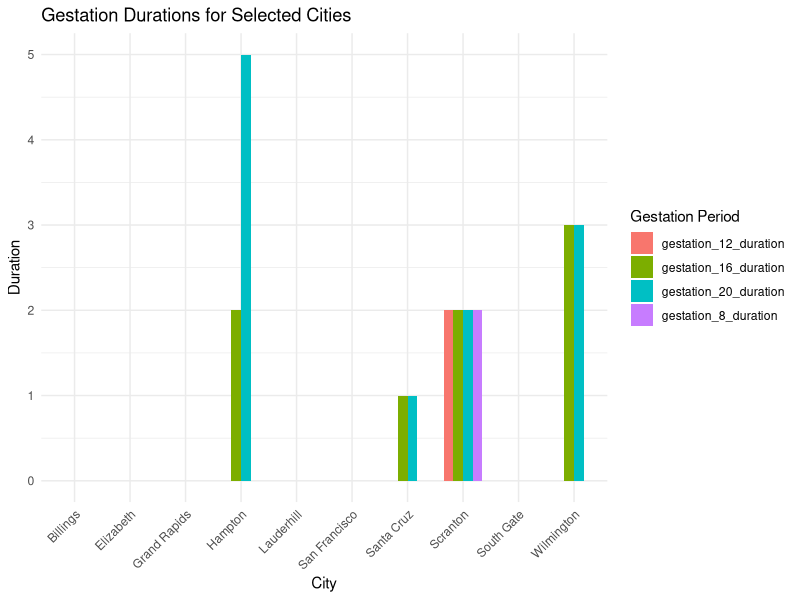

Generate this figure with R:
my_data <- read.csv("cities.csv")

# Load necessary libraries
install.packages("ggplot2")  # Install ggplot2 if you haven't already
library(ggplot2)

# Assuming your data is named 'my_data'
# Create a new data frame to store the gestation durations for each city
gestation_data <- data.frame(
  city = my_data$city,
  gestation_8_duration = my_data$gestation_8_duration,
  gestation_12_duration = my_data$gestation_12_duration,
  gestation_16_duration = my_data$gestation_16_duration,
  gestation_20_duration = my_data$gestation_20_duration
)

# Convert the data to long format for ggplot
library(tidyr)
gestation_data_long <- pivot_longer(gestation_data,
                                    cols = starts_with("gestation"),
                                    names_to = "gestation_period",
                                    values_to = "duration")

# Select a random subset of cities (e.g., 10 cities)
library(dplyr)
set.seed(123)  # Set seed for reproducibility
selected_cities <- sample(unique(gestation_data_long$city), 10)

# Filter the data to include only the selected cities
gestation_data_subset <- filter(gestation_data_long, city %in% selected_cities)

# Create the bar chart
chart3 <- ggplot(data = gestation_data_subset, aes(x = city, y = duration, fill = gestation_period)) +
  geom_bar(stat = "identity", position = "dodge", width = 0.7) +
  labs(title = "Gestation Durations for Selected Cities",
       x = "City",
       y = "Duration",
       fill = "Gestation Period") +
  theme_minimal() +
  theme(axis.text.x = element_text(angle = 45, hjust = 1))

# Print the chart
print(chart3)



